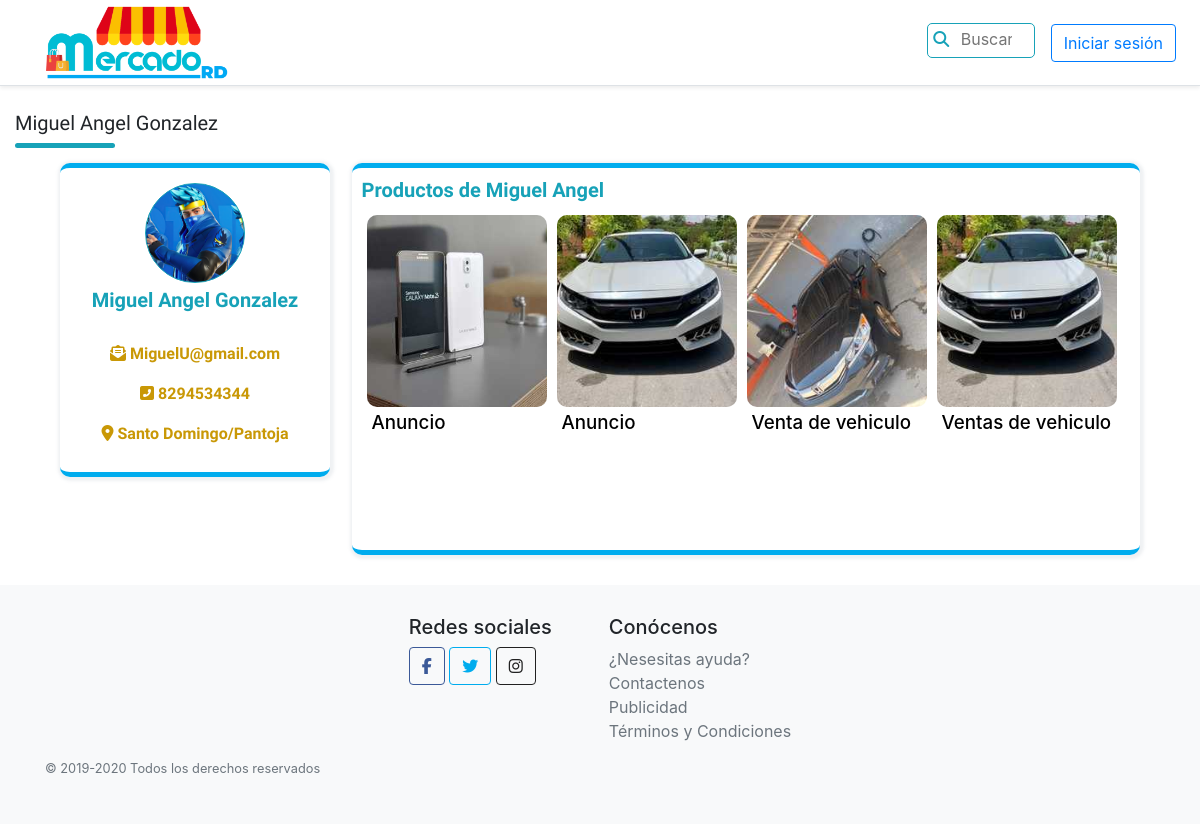
Screenshot of /OtherPerfil?user=26 with the database file from the repository.
### tables this page shows
CREATE TABLE `usuarios` (
  `id_usuario` int(11) NOT NULL,
  `username` text NOT NULL,
  `nombre` text NOT NULL,
  `apellido` text NOT NULL,
  `mail` text NOT NULL,
  `fotoperfil` text DEFAULT NULL,
  `fecha_nac` date DEFAULT NULL,
  `genero` text DEFAULT NULL,
  `cedula` text NOT NULL,
  `telefono` text NOT NULL,
  `direccion` text NOT NULL,
  `password` text NOT NULL
);

CREATE TABLE `albumes` (
  `id_alb` int(11) NOT NULL,
  `usuario` int(11) NOT NULL,
  `fecha` date NOT NULL,
  `nombre` varchar(100) NOT NULL
);

CREATE TABLE `fotos` (
  `id__fot` int(11) NOT NULL,
  `usuario` int(11) NOT NULL,
  `fecha` date NOT NULL,
  `ruta` varchar(200) NOT NULL,
  `album` text DEFAULT NULL,
  `producto` int(11) DEFAULT NULL
);

CREATE TABLE `productos` (
  `id_pub` int(11) NOT NULL,
  `usuario` int(11) NOT NULL,
  `fecha` datetime NOT NULL,
  `titulo` text NOT NULL,
  `contenido` text NOT NULL,
  `precio` decimal(10,0) NOT NULL,
  `estado` binary(1) NOT NULL,
  `imagen` int(11) DEFAULT NULL,
  `categoria` int(11) NOT NULL,
  `comentarios` int(11) DEFAULT NULL,
  `marca` text DEFAULT NULL
);

### OtherPerfil.php (the view, shortened to what this page needs)
<!DOCTYPE html>
<html lang="es">
<head>
    <link rel="stylesheet" href="https://stackpath.bootstrapcdn.com/bootstrap/4.4.1/css/bootstrap.min.css">
    <link rel="stylesheet" href="css/stylePerfil.css">
</head>
<body>
<header>
      <div class="d-flex flex-column flex-md-row align-items-center px-md-4 bg-white shadow-sm border-bottom navegacion">
        <a href="index" class="logo my-0 mr-md-auto font-weight-normal">
          <img src="img/20200710_120406.png" alt="logo" id="logo">
        </a>
        <nav class="my-2 my-md-0 mr-md-3">
          <form action="#" class="formularioBuscar" method="post" onsubmit="document.getElementById('formBuscar').submit()">
            <div class="inputBuscar">
              <label for="idBuscar"><i class="fas fa-search"></i></label>
              <input type="search" placeholder="Buscar" id="idBuscar" name="searched" autocomplete="off">
            </div>
          </form>
        </nav>
        <?php
          if(isset($_SESSION['user']))
           {
        ?>
        <a class="btn btn-outline-info btnLogin btnPublicar" href="./publicarProducto.php"><i class="fas fa-plus"></i> Publicar</a>
        <div class="dropdown">
          <button class="btn btn-info dropdown-toggle btnLogin btnUser" type="button" id="dropdownMenuButton" data-toggle="dropdown" aria-haspopup="true" aria-expanded="false">
              <?php echo $_SESSION['nombre'];  ?>
          </button>
          <div class="dropdown-menu" aria-labelledby="dropdownMenuButton">
              <a class="dropdown-item" href="./PerfilUsuario">Tu cuenta</a>
              <a class="dropdown-item" href="cerrarsesion">Cerrar sesión</a>
          </div>
        </div>
        <?php
           }
           else{
               ?>
        <a class="btn btn-outline-primary btnLogin" href="login">Iniciar sesión</a>
        <?php
              }
        ?>
      </div>
      </header>
<?php
include 'conexion.php';
$conexion = mysqli_connect($host_db, $user_db, $pass_db, $db_name);
$secondquery = $conexion->query("SELECT * FROM `usuarios` WHERE `id_usuario` = '$_GET[user]';");
$row2 = $secondquery->fetch_array(MYSQLI_ASSOC);
?>
    <div class="tituloPerfil">
      <h5><?php echo $row2['nombre']." ".$row2['apellido'] ?></h5>
      <dir class="divisor"></dir>
    </div>
    <div class="contenido">
      <aside class="sidebarPerfil">
      <?php if ($row2['fotoperfil'] == null) { ?>
        <div class="contenidoPerfilImg">
            <div class="fotoCuenta" style="background-image: url('img/undraw_profile_pic_ic5t.svg');">
            </div>
            <div class="nombreCuenta">
              <h5><?php echo ( $row2['nombre']." ".$row2['apellido'] ) ?></h5>
            </div>
        </div>
      <?php } else{  ?>
        <div class="contenidoPerfilImg">
            <div class="fotoCuenta" style="background-image: url('fotos/<?php echo( $row2['fotoperfil']).'.jpg'; ?>');">
            </div>
            <div class="nombreCuenta">
              <h5><?php echo ( $row2['nombre']." ".$row2['apellido'] ) ?></h5>
            </div>
        </div>
      <?php
        }
      ?>
        <div class="bodyContent">
          <div>
            <p><i class="fas fa-envelope-open-text"></i> <?php echo ($row2['mail']);  ?></p>
          </div>
          <div>
            <p><i class="fas fa-phone-square-alt"></i> <?php echo ($row2['telefono']);  ?></p>
          </div>
          <div>
            <p><i class="fas fa-map-marker-alt"></i> <?php echo ($row2['direccion']);  ?></p>
          </div>
        </div>
      </aside>
      <main class="contenidoMain">
        <section class="conenido-Productos">
          <div class="titleAnuncio">
            <h5>Productos de <?php echo $row2['nombre']  ?> </h5>
          </div>
        <div class="container">
          <div class="row filaProductos">
              <?php
              include 'conexion.php';
              $conexion = mysqli_connect($host_db, $user_db, $pass_db, $db_name);
              $stmt = $conexion->query("SELECT albumes.nombre, fotos.ruta, productos.titulo, productos.contenido FROM `albumes`
              left join `fotos` on albumes.nombre = fotos.album
              join `productos`  on fotos.producto = productos.id_pub WHERE `albumes`.`usuario` = '$_GET[user]';");
              while ($row = $stmt->fetch_assoc()) {
              ?>
                <div class="cabeceraPro">
                  <div class="IMGproductos" style="background-image:url(Productos/<?php echo ($row['ruta']);  ?>" alt="<?php echo( $row['titulo']);  ?>)">
                  </div>
                  <div class="descripcion">
                    <h5>
                    <?php echo ($row['titulo']);  ?>
                    </h5>
                  </div>
                </div>
            <?php
              }
              ?>
          </div>
        </div>
        </section>
      </main>
    </div>
    <?php
    include('lib/abajo.php');
    echo footerba ();
    ?>
</body>
</html>

### css/stylePerfil.css (style rules this page uses)
header { position: fixed; top: 0; left: 0; right: 0; align-items: center; z-index: 1; }
#logo { height: 85px; padding-bottom: 5px; padding-top: 5px; }
.formularioBuscar { margin-bottom: 0px; }
div.inputBuscar { border: 1px solid #17a2b8; border-radius: 5px; padding-right: 5px; padding-bottom: 3px; margin-bottom: 5px; }
div.inputBuscar input { transition: all 1s ease; border: none; width: 70px; cursor: pointer; vertical-align: middle; }
div.inputBuscar label { vertical-align: middle; margin: 3px 5px; color: #17a2b8; cursor: pointer; }
.tituloPerfil { margin-top: 6rem; padding: 15px; font-family: 'Baloo Tamma 2', cursive; }
.divisor { width: 100px; height: 5px; border-radius: 5px; background: #17a2b8; margin: 0px; }
div.contenido { width: 90%; margin: 0px auto; }
div.contenido::after { content: ''; display: block; clear: both; }
aside.sidebarPerfil { padding: 10px; border-top: 5px solid #00acee; border-bottom: 5px solid #00acee; margin-bottom: 20px; width: 25%; height: auto; float: left; text-align: center; border-radius: 10px; -webkit-box-shadow: 1px 1px 3px 3px rgba(146,161,176,.15); box-shadow: 1px 1px 3px 3px rgba(146,161,176,.15); }
div.contenidoPerfilImg { width: 100%; }
div.nombreCuenta h5 { color: #17A2B8; font-family: 'Baloo Tamma 2', cursive; font-weight: bold; }
div.fotoCuenta { margin: 5px auto; width: 100px; height: 100px; background-repeat: no-repeat; background-size: cover; background-position: center; border: 1px solid #17a2b8; border-radius: 50%; }
div.bodyContent { margin-top: 30px; }
div.bodyContent > div > p { color: #C99806; font-family: 'Baloo Tamma 2', cursive; font-weight: bold; }
.conenido-Productos { border-top: 5px solid #00acee; border-bottom: 5px solid #00acee; width: 73%; float: right; padding: 10px; margin-bottom: 30px; border-radius: 10px; -webkit-box-shadow: 1px 1px 3px 3px rgba(146,161,176,.15); box-shadow: 1px 1px 3px 3px rgba(146,161,176,.15); }
.cabeceraPro { width: 180px; height: 320px; margin: 5px; border-radius: 10px; }
.descripcion { width: 100%; height: 40%; padding: 5px; background-size: cover; border-radius: 10px; }
.descripcion h5 { color: black; font-size: 1.17rem; }
.IMGproductos { width: 100%; height: 60%; background-size: cover; background-position: center; border-radius: 10px; }
.filaProductos { display: flex; background-size: cover; }
div.titleAnuncio h5 { color: #17a2b8; font-family: 'Baloo Tamma 2', cursive; font-weight: bold; }
.mb-2, .my-2 { margin-bottom: .0rem!important; }

### rows the page displays
usuarios: nombre "Miguel Angel", apellido "Gonzalez", fotoperfil (picture), mail "MiguelU@gmail.com", telefono "8294534344", direccion "Santo Domingo/Pantoja"
albumes: fotos.ruta (picture), productos.titulo "Anuncio"
albumes: fotos.ruta (picture), productos.titulo "Venta de vehiculo"
albumes: fotos.ruta (picture), productos.titulo "Ventas de vehiculo"
